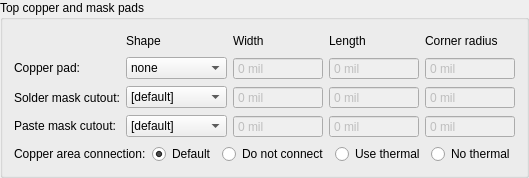
      <widget class="QGroupBox" name="groupBox">
       <property name="sizePolicy">
        <sizepolicy hsizetype="Preferred" vsizetype="Preferred">
         <horstretch>0</horstretch>
         <verstretch>0</verstretch>
        </sizepolicy>
       </property>
       <property name="title">
        <string>Top copper and mask pads</string>
       </property>
       <layout class="QVBoxLayout" name="verticalLayout_3">
        <item>
         <layout class="QGridLayout" name="gridLayout">
          <item row="0" column="1">
           <widget class="QLabel" name="label">
            <property name="sizePolicy">
             <sizepolicy hsizetype="Preferred" vsizetype="Fixed">
              <horstretch>0</horstretch>
              <verstretch>0</verstretch>
             </sizepolicy>
            </property>
            <property name="text">
             <string>Shape</string>
            </property>
           </widget>
          </item>
          <item row="0" column="2">
           <widget class="QLabel" name="label_2">
            <property name="sizePolicy">
             <sizepolicy hsizetype="Preferred" vsizetype="Fixed">
              <horstretch>0</horstretch>
              <verstretch>0</verstretch>
             </sizepolicy>
            </property>
            <property name="text">
             <string>Width</string>
            </property>
           </widget>
          </item>
          <item row="0" column="4">
           <widget class="QLabel" name="label_4">
            <property name="text">
             <string>Corner radius</string>
            </property>
           </widget>
          </item>
          <item row="1" column="1">
           <widget class="QComboBox" name="topCuShape">
            <item>
             <property name="text">
              <string>none</string>
             </property>
            </item>
            <item>
             <property name="text">
              <string>round</string>
             </property>
            </item>
            <item>
             <property name="text">
              <string>square</string>
             </property>
            </item>
            <item>
             <property name="text">
              <string>rect</string>
             </property>
            </item>
            <item>
             <property name="text">
              <string>rounded-rect</string>
             </property>
            </item>
            <item>
             <property name="text">
              <string>oval</string>
             </property>
            </item>
            <item>
             <property name="text">
              <string>octagon</string>
             </property>
            </item>
           </widget>
          </item>
          <item row="1" column="0">
           <widget class="QLabel" name="label_5">
            <property name="sizePolicy">
             <sizepolicy hsizetype="Preferred" vsizetype="Fixed">
              <horstretch>0</horstretch>
              <verstretch>0</verstretch>
             </sizepolicy>
            </property>
            <property name="text">
             <string>Copper pad:</string>
            </property>
           </widget>
          </item>
          <item row="0" column="3">
           <widget class="QLabel" name="label_3">
            <property name="text">
             <string>Length</string>
            </property>
           </widget>
          </item>
          <item row="1" column="2">
           <widget class="QDoubleSpinBox" name="topCuWidth">
            <property name="enabled">
             <bool>false</bool>
            </property>
            <property name="sizePolicy">
             <sizepolicy hsizetype="Expanding" vsizetype="Fixed">
              <horstretch>0</horstretch>
              <verstretch>0</verstretch>
             </sizepolicy>
            </property>
            <property name="buttonSymbols">
             <enum>QAbstractSpinBox::NoButtons</enum>
            </property>
            <property name="suffix">
             <string> mil</string>
            </property>
            <property name="decimals">
             <number>0</number>
            </property>
            <property name="minimum">
             <double>-32000.000000000000000</double>
            </property>
            <property name="maximum">
             <double>32000.000000000000000</double>
            </property>
            <property name="value">
             <double>0.000000000000000</double>
            </property>
           </widget>
          </item>
          <item row="1" column="3">
           <widget class="QDoubleSpinBox" name="topCuLength">
            <property name="enabled">
             <bool>false</bool>
            </property>
            <property name="sizePolicy">
             <sizepolicy hsizetype="Expanding" vsizetype="Fixed">
              <horstretch>0</horstretch>
              <verstretch>0</verstretch>
             </sizepolicy>
            </property>
            <property name="buttonSymbols">
             <enum>QAbstractSpinBox::NoButtons</enum>
            </property>
            <property name="suffix">
             <string> mil</string>
            </property>
            <property name="decimals">
             <number>0</number>
            </property>
            <property name="minimum">
             <double>-32000.000000000000000</double>
            </property>
            <property name="maximum">
             <double>32000.000000000000000</double>
            </property>
            <property name="value">
             <double>0.000000000000000</double>
            </property>
           </widget>
          </item>
          <item row="1" column="4">
           <widget class="QDoubleSpinBox" name="topCuRadius">
            <property name="enabled">
             <bool>false</bool>
            </property>
            <property name="sizePolicy">
             <sizepolicy hsizetype="Expanding" vsizetype="Fixed">
              <horstretch>0</horstretch>
              <verstretch>0</verstretch>
             </sizepolicy>
            </property>
            <property name="buttonSymbols">
             <enum>QAbstractSpinBox::NoButtons</enum>
            </property>
            <property name="suffix">
             <string> mil</string>
            </property>
            <property name="decimals">
             <number>0</number>
            </property>
            <property name="minimum">
             <double>-32000.000000000000000</double>
            </property>
            <property name="maximum">
             <double>32000.000000000000000</double>
            </property>
            <property name="value">
             <double>0.000000000000000</double>
            </property>
           </widget>
          </item>
          <item row="2" column="2">
           <widget class="QDoubleSpinBox" name="topSmWidth">
            <property name="enabled">
             <bool>false</bool>
            </property>
            <property name="sizePolicy">
             <sizepolicy hsizetype="Expanding" vsizetype="Fixed">
              <horstretch>0</horstretch>
              <verstretch>0</verstretch>
             </sizepolicy>
            </property>
            <property name="buttonSymbols">
             <enum>QAbstractSpinBox::NoButtons</enum>
            </property>
            <property name="suffix">
             <string> mil</string>
            </property>
            <property name="decimals">
             <number>0</number>
            </property>
            <property name="minimum">
             <double>-32000.000000000000000</double>
            </property>
            <property name="maximum">
             <double>32000.000000000000000</double>
            </property>
            <property name="value">
             <double>0.000000000000000</double>
            </property>
           </widget>
          </item>
          <item row="3" column="2">
           <widget class="QDoubleSpinBox" name="topPmWidth">
            <property name="enabled">
             <bool>false</bool>
            </property>
            <property name="sizePolicy">
             <sizepolicy hsizetype="Expanding" vsizetype="Fixed">
              <horstretch>0</horstretch>
              <verstretch>0</verstretch>
             </sizepolicy>
            </property>
            <property name="buttonSymbols">
             <enum>QAbstractSpinBox::NoButtons</enum>
            </property>
            <property name="suffix">
             <string> mil</string>
            </property>
            <property name="decimals">
             <number>0</number>
            </property>
            <property name="minimum">
             <double>-32000.000000000000000</double>
            </property>
            <property name="maximum">
             <double>32000.000000000000000</double>
            </property>
            <property name="value">
             <double>0.000000000000000</double>
            </property>
           </widget>
          </item>
          <item row="2" column="3">
           <widget class="QDoubleSpinBox" name="topSmLength">
            <property name="enabled">
             <bool>false</bool>
            </property>
            <property name="sizePolicy">
             <sizepolicy hsizetype="Expanding" vsizetype="Fixed">
              <horstretch>0</horstretch>
              <verstretch>0</verstretch>
             </sizepolicy>
            </property>
            <property name="buttonSymbols">
             <enum>QAbstractSpinBox::NoButtons</enum>
            </property>
            <property name="suffix">
             <string> mil</string>
            </property>
            <property name="decimals">
             <number>0</number>
            </property>
            <property name="minimum">
             <double>-32000.000000000000000</double>
            </property>
            <property name="maximum">
             <double>32000.000000000000000</double>
            </property>
            <property name="value">
             <double>0.000000000000000</double>
            </property>
           </widget>
          </item>
          <item row="3" column="3">
           <widget class="QDoubleSpinBox" name="topPmLength">
            <property name="enabled">
             <bool>false</bool>
            </property>
            <property name="sizePolicy">
             <sizepolicy hsizetype="Expanding" vsizetype="Fixed">
              <horstretch>0</horstretch>
              <verstretch>0</verstretch>
             </sizepolicy>
            </property>
            <property name="buttonSymbols">
             <enum>QAbstractSpinBox::NoButtons</enum>
            </property>
            <property name="suffix">
             <string> mil</string>
            </property>
            <property name="decimals">
             <number>0</number>
            </property>
            <property name="minimum">
             <double>-32000.000000000000000</double>
            </property>
            <property name="maximum">
             <double>32000.000000000000000</double>
            </property>
            <property name="value">
             <double>0.000000000000000</double>
            </property>
           </widget>
          </item>
          <item row="2" column="4">
           <widget class="QDoubleSpinBox" name="topSmRadius">
            <property name="enabled">
             <bool>false</bool>
            </property>
            <property name="sizePolicy">
             <sizepolicy hsizetype="Expanding" vsizetype="Fixed">
              <horstretch>0</horstretch>
              <verstretch>0</verstretch>
             </sizepolicy>
            </property>
            <property name="buttonSymbols">
             <enum>QAbstractSpinBox::NoButtons</enum>
            </property>
            <property name="suffix">
             <string> mil</string>
            </property>
            <property name="decimals">
             <number>0</number>
            </property>
            <property name="minimum">
             <double>-32000.000000000000000</double>
            </property>
            <property name="maximum">
             <double>32000.000000000000000</double>
            </property>
            <property name="value">
             <double>0.000000000000000</double>
            </property>
           </widget>
          </item>
          <item row="3" column="4">
           <widget class="QDoubleSpinBox" name="topPmRadius">
            <property name="enabled">
             <bool>false</bool>
            </property>
            <property name="sizePolicy">
             <sizepolicy hsizetype="Expanding" vsizetype="Fixed">
              <horstretch>0</horstretch>
              <verstretch>0</verstretch>
             </sizepolicy>
            </property>
            <property name="buttonSymbols">
             <enum>QAbstractSpinBox::NoButtons</enum>
            </property>
            <property name="suffix">
             <string> mil</string>
            </property>
            <property name="decimals">
             <number>0</number>
            </property>
            <property name="minimum">
             <double>-32000.000000000000000</double>
            </property>
            <property name="maximum">
             <double>32000.000000000000000</double>
            </property>
            <property name="value">
             <double>0.000000000000000</double>
            </property>
           </widget>
          </item>
          <item row="2" column="1">
           <widget class="QComboBox" name="topSmShape">
            <item>
             <property name="text">
              <string>[default]</string>
             </property>
            </item>
            <item>
             <property name="text">
              <string>none</string>
             </property>
            </item>
            <item>
             <property name="text">
              <string>round</string>
             </property>
            </item>
            <item>
             <property name="text">
              <string>square</string>
             </property>
            </item>
            <item>
             <property name="text">
              <string>rect</string>
             </property>
            </item>
            <item>
             <property name="text">
              <string>rounded-rect</string>
             </property>
            </item>
            <item>
             <property name="text">
              <string>oval</string>
             </property>
            </item>
            <item>
             <property name="text">
              <string>octagon</string>
             </property>
            </item>
           </widget>
          </item>
          <item row="3" column="1">
           <widget class="QComboBox" name="topPmShape">
            <item>
             <property name="text">
              <string>[default]</string>
             </property>
            </item>
            <item>
             <property name="text">
              <string>none</string>
             </property>
            </item>
            <item>
             <property name="text">
              <string>round</string>
             </property>
            </item>
            <item>
             <property name="text">
              <string>square</string>
             </property>
            </item>
            <item>
             <property name="text">
              <string>rect</string>
             </property>
            </item>
            <item>
             <property name="text">
              <string>rounded-rect</string>
             </property>
            </item>
            <item>
             <property name="text">
              <string>oval</string>
             </property>
            </item>
            <item>
             <property name="text">
              <string>octagon</string>
             </property>
            </item>
           </widget>
          </item>
          <item row="2" column="0">
           <widget class="QLabel" name="label_6">
            <property name="sizePolicy">
             <sizepolicy hsizetype="Preferred" vsizetype="Preferred">
              <horstretch>0</horstretch>
              <verstretch>0</verstretch>
             </sizepolicy>
            </property>
            <property name="text">
             <string>Solder mask cutout:</string>
            </property>
           </widget>
          </item>
          <item row="3" column="0">
           <widget class="QLabel" name="label_7">
            <property name="sizePolicy">
             <sizepolicy hsizetype="Preferred" vsizetype="Fixed">
              <horstretch>0</horstretch>
              <verstretch>0</verstretch>
             </sizepolicy>
            </property>
            <property name="text">
             <string>Paste mask cutout:</string>
            </property>
           </widget>
          </item>
          <item row="0" column="0">
           <spacer name="horizontalSpacer">
            <property name="orientation">
             <enum>Qt::Horizontal</enum>
            </property>
            <property name="sizeHint" stdset="0">
             <size>
              <width>40</width>
              <height>20</height>
             </size>
            </property>
           </spacer>
          </item>
         </layout>
        </item>
        <item>
         <layout class="QHBoxLayout" name="horizontalLayout_4">
          <item>
           <widget class="QLabel" name="label_8">
            <property name="sizePolicy">
             <sizepolicy hsizetype="Preferred" vsizetype="Fixed">
              <horstretch>0</horstretch>
              <verstretch>0</verstretch>
             </sizepolicy>
            </property>
            <property name="text">
             <string>Copper area connection:</string>
            </property>
           </widget>
          </item>
          <item>
           <widget class="QRadioButton" name="topAreaDef">
            <property name="text">
             <string>Default</string>
            </property>
            <property name="checked">
             <bool>true</bool>
            </property>
           </widget>
          </item>
          <item>
           <widget class="QRadioButton" name="topAreaNC">
            <property name="text">
             <string>Do not connect</string>
            </property>
           </widget>
          </item>
          <item>
           <widget class="QRadioButton" name="topAreaTherm">
            <property name="text">
             <string>Use thermal</string>
            </property>
           </widget>
          </item>
          <item>
           <widget class="QRadioButton" name="topAreaNoTh">
            <property name="text">
             <string>No thermal</string>
            </property>
           </widget>
          </item>
         </layout>
        </item>
       </layout>
      </widget>
